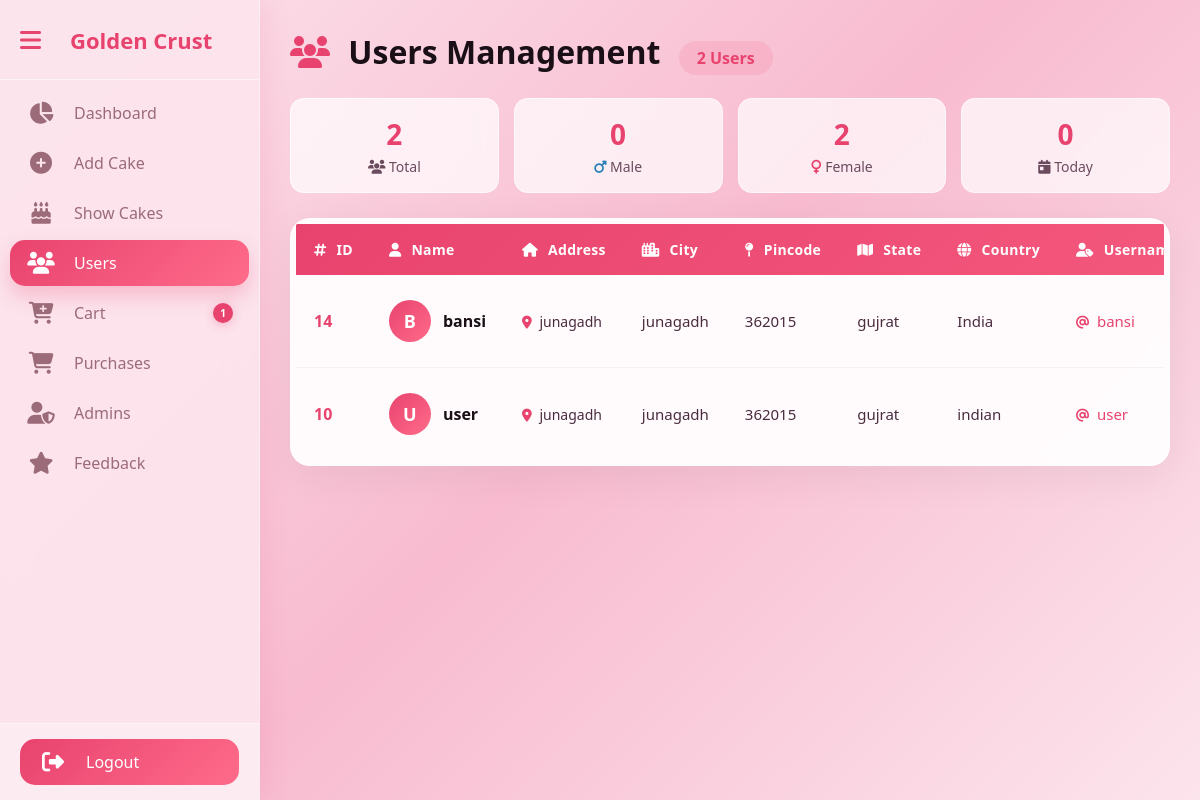
Page /admin/users.php (signed in) on the committed database.
### tables this page shows
CREATE TABLE `users` (
  `id` int(11) NOT NULL,
  `name` varchar(100) NOT NULL,
  `address` text DEFAULT NULL,
  `city` varchar(100) DEFAULT NULL,
  `pincode` varchar(10) DEFAULT NULL,
  `state` varchar(100) DEFAULT NULL,
  `country` varchar(100) DEFAULT NULL,
  `username` varchar(100) DEFAULT NULL,
  `email` varchar(100) NOT NULL,
  `dob` date DEFAULT NULL,
  `password` varchar(100) NOT NULL,
  `gender` enum('Male','Female','Other') DEFAULT NULL,
  `mobileno` varchar(15) DEFAULT NULL,
  `created_at` timestamp NOT NULL DEFAULT current_timestamp(),
  `phone` varchar(20) DEFAULT NULL
);

### admin/users.php (the view, shortened to what this page needs)
<?php
$conn = mysqli_connect("localhost","root","","golden_crust");
$result = mysqli_query($conn,"SELECT * FROM users ORDER BY id DESC");
$total_users = mysqli_num_rows($result);
?>
<!DOCTYPE html>
<html>
<head>
    <link rel="stylesheet" href="https://cdnjs.cloudflare.com/ajax/libs/font-awesome/6.4.0/css/all.min.css">
</head>
<body>
<?php include "includes/sidebar.php"; ?>
<div class="main" id="main">
    <div class="page-header">
        <div class="title">
            <i class="fas fa-users"></i> Users Management
            <span class="badge"><?php echo $total_users; ?> Users</span>
        </div>
    </div>
    <div class="stats-summary">
        <div class="stat-card">
            <div class="stat-number"><?php echo $total_users; ?></div>
            <div class="stat-label"><i class="fas fa-users"></i> Total</div>
        </div>
        <div class="stat-card">
            <div class="stat-number">
                <?php
                $male = mysqli_query($conn, "SELECT COUNT(*) AS total FROM users WHERE gender = 'Male'");
                echo mysqli_fetch_assoc($male)['total'] ?? 0;
                ?>
            </div>
            <div class="stat-label"><i class="fas fa-mars" style="color:#2980b9;"></i> Male</div>
        </div>
        <div class="stat-card">
            <div class="stat-number">
                <?php
                $female = mysqli_query($conn, "SELECT COUNT(*) AS total FROM users WHERE gender = 'Female'");
                echo mysqli_fetch_assoc($female)['total'] ?? 0;
                ?>
            </div>
            <div class="stat-label"><i class="fas fa-venus" style="color:#e8436e;"></i> Female</div>
        </div>
        <div class="stat-card">
            <div class="stat-number">
                <?php
                $today = mysqli_query($conn, "SELECT COUNT(*) AS total FROM users WHERE DATE(created_at) = CURDATE()");
                echo mysqli_fetch_assoc($today)['total'] ?? 0;
                ?>
            </div>
            <div class="stat-label"><i class="fas fa-calendar-day"></i> Today</div>
        </div>
    </div>
    <div class="table-wrapper">
        <div class="table-scroll">
            <table>
                <thead>
                    <tr>
                        <th><i class="fas fa-hashtag"></i> ID</th>
                        <th><i class="fas fa-user"></i> Name</th>
                        <th><i class="fas fa-home"></i> Address</th>
                        <th><i class="fas fa-city"></i> City</th>
                        <th><i class="fas fa-map-pin"></i> Pincode</th>
                        <th><i class="fas fa-map"></i> State</th>
                        <th><i class="fas fa-globe"></i> Country</th>
                        <th><i class="fas fa-user-tag"></i> Username</th>
                    </tr>
                </thead>
                <tbody>
                    <?php if($total_users > 0): ?>
                        <?php while($row = mysqli_fetch_assoc($result)): ?>
                        <tr>
                            <td class="id-cell"><?php echo $row['id']; ?></td>
                            <td>
                                <div class="user-cell">
                                    <div class="user-avatar">
                                        <?php echo strtoupper(substr($row['name'], 0, 1)); ?>
                                    </div>
                                    <span class="user-name"><?php echo htmlspecialchars($row['name']); ?></span>
                                </div>
                            </td>
                            <td>
                                <?php if(!empty($row['address'])): ?>
                                    <span class="address-text" title="<?php echo htmlspecialchars($row['address']); ?>">
                                        <i class="fas fa-map-marker-alt"></i>
                                        <?php echo htmlspecialchars(substr($row['address'], 0, 30)); ?>
                                    </span>
                                <?php else: ?>
                                    <span style="color: #b395a5; font-size: 14px;">—</span>
                                <?php endif; ?>
                            </td>
                            <td>
                                <?php if(!empty($row['city'])): ?>
                                    <span class="city-text"><?php echo htmlspecialchars($row['city']); ?></span>
                                <?php else: ?>
                                    <span style="color: #b395a5; font-size: 14px;">—</span>
                                <?php endif; ?>
                            </td>
                            <td>
                                <?php if(!empty($row['pincode'])): ?>
                                    <span class="pincode-text"><?php echo htmlspecialchars($row['pincode']); ?></span>
                                <?php else: ?>
                                    <span style="color: #b395a5; font-size: 14px;">—</span>
                                <?php endif; ?>
                            </td>
                            <td>
                                <?php if(!empty($row['state'])): ?>
                                    <span class="state-text"><?php echo htmlspecialchars($row['state']); ?></span>
                                <?php else: ?>
                                    <span style="color: #b395a5; font-size: 14px;">—</span>
                                <?php endif; ?>
                            </td>
                            <td>
                                <?php if(!empty($row['country'])): ?>
                                    <span class="country-text"><?php echo htmlspecialchars($row['country']); ?></span>
                                <?php else: ?>
                                    <span style="color: #b395a5; font-size: 14px;">—</span>
                                <?php endif; ?>
                            </td>
                            <td>
                                <?php if(!empty($row['username'])): ?>
                                    <span class="username-text">
                                        <i class="fas fa-at"></i> <?php echo htmlspecialchars($row['username']); ?>
                                    </span>
                                <?php else: ?>
                                    <span style="color: #b395a5; font-size: 14px;">—</span>
                                <?php endif; ?>
                            </td>
                        </tr>
                        <?php endwhile; ?>
                    <?php endif; ?>
                </tbody>
            </table>
        </div>
    </div>
</div>
</body>
</html>

### admin/users.php (style rules this page uses)
* { margin: 0; padding: 0; box-sizing: border-box; }
body { font-family: 'Poppins', sans-serif; background: linear-gradient(135deg, #fce4ec, #f8bbd0, #fce4ec); min-height: 100vh; }
.main { margin-left: 85px; padding: 30px; transition: margin-left 0.35s ease; min-height: 100vh; }
.main.shift { margin-left: 260px; }
.page-header { display: flex; align-items: center; justify-content: space-between; flex-wrap: wrap; gap: 15px; margin-bottom: 25px; }
.page-header .title { font-size: 32px; font-weight: 800; color: #1a0f17; }
.page-header .title i { color: #e8436e; margin-right: 10px; }
.page-header .title .badge { font-size: 16px; background: rgba(232, 67, 110, 0.12); color: #e8436e; padding: 6px 18px; border-radius: 30px; font-weight: 600; margin-left: 10px; }
.table-wrapper { background: rgba(255, 255, 255, 0.92); backdrop-filter: blur(10px); border-radius: 20px; padding: 5px; box-shadow: 0 10px 40px rgba(0, 0, 0, 0.06); overflow: hidden; border: 1px solid rgba(255, 255, 255, 0.6); }
.table-scroll { overflow-x: auto; }
table { width: 100%; border-collapse: collapse; font-size: 15px; min-width: 1200px; }
thead { background: linear-gradient(135deg, #e8436e, #ff6b8a); }
thead th { color: #fff; padding: 16px 18px; text-align: left; font-weight: 600; font-size: 14px; letter-spacing: 0.3px; white-space: nowrap; }
thead th i { margin-right: 6px; font-size: 14px; }
tbody tr { border-bottom: 1px solid rgba(0, 0, 0, 0.04); transition: 0.3s; }
tbody tr:last-child { border-bottom: none; }
tbody td { padding: 16px 18px; color: #2d1b24; vertical-align: middle; font-size: 15px; }
.id-cell { font-weight: 700; color: #e8436e; font-size: 16px; }
.user-cell { display: flex; align-items: center; gap: 12px; }
.user-avatar { width: 42px; height: 42px; border-radius: 50%; background: linear-gradient(135deg, #e8436e, #ff6b8a); display: flex; align-items: center; justify-content: center; color: #fff; font-weight: 700; font-size: 18px; flex-shrink: 0; }
.user-name { font-weight: 600; color: #1a0f17; font-size: 16px; }
.address-text { font-size: 14px; color: #4a2c3f; max-width: 150px; display: block; white-space: nowrap; overflow: hidden; text-overflow: ellipsis; }
.address-text i { color: #e8436e; margin-right: 4px; font-size: 13px; }
.city-text { font-size: 15px; color: #4a2c3f; }
.pincode-text { font-size: 15px; color: #4a2c3f; font-weight: 500; }
.state-text { font-size: 15px; color: #4a2c3f; }
.country-text { font-size: 15px; color: #4a2c3f; }
.username-text { font-size: 15px; color: #e8436e; font-weight: 500; }
.username-text i { font-size: 13px; margin-right: 4px; }
.stats-summary { display: grid; grid-template-columns: repeat(auto-fit, minmax(150px, 1fr)); gap: 15px; margin-bottom: 25px; }
.stat-card { background: rgba(255, 255, 255, 0.7); backdrop-filter: blur(10px); padding: 16px 20px; border-radius: 14px; border: 1px solid rgba(255, 255, 255, 0.6); text-align: center; }
.stat-card .stat-number { font-size: 28px; font-weight: 800; color: #e8436e; }
.stat-card .stat-label { font-size: 14px; color: #6b4b5e; font-weight: 500; margin-top: 4px; }

### admin/includes/sidebar.php (style rules this page uses)
* { margin:0; padding:0; box-sizing:border-box; font-family:'Segoe UI',sans-serif; }
.main { margin-left:85px; transition:margin-left 0.35s ease; min-height:100vh; width: calc(100% - 85px); }
.main.shift { margin-left:260px; width: calc(100% - 260px); }

### rows in the picture
users: id "14", name "B", name "bansi", address "junagadh", city "junagadh", pincode "362015", state "gujrat", country "India", username "bansi"
users: id "10", name "U", name "user", address "junagadh", city "junagadh", pincode "362015", state "gujrat", country "indian", username "user"

### other values in the picture
$cart_count "1"
$total_users "2"
mysqli_fetch_assoc($male)['total'] "0"
mysqli_fetch_assoc($female)['total'] "2"
mysqli_fetch_assoc($today)['total'] "0"
